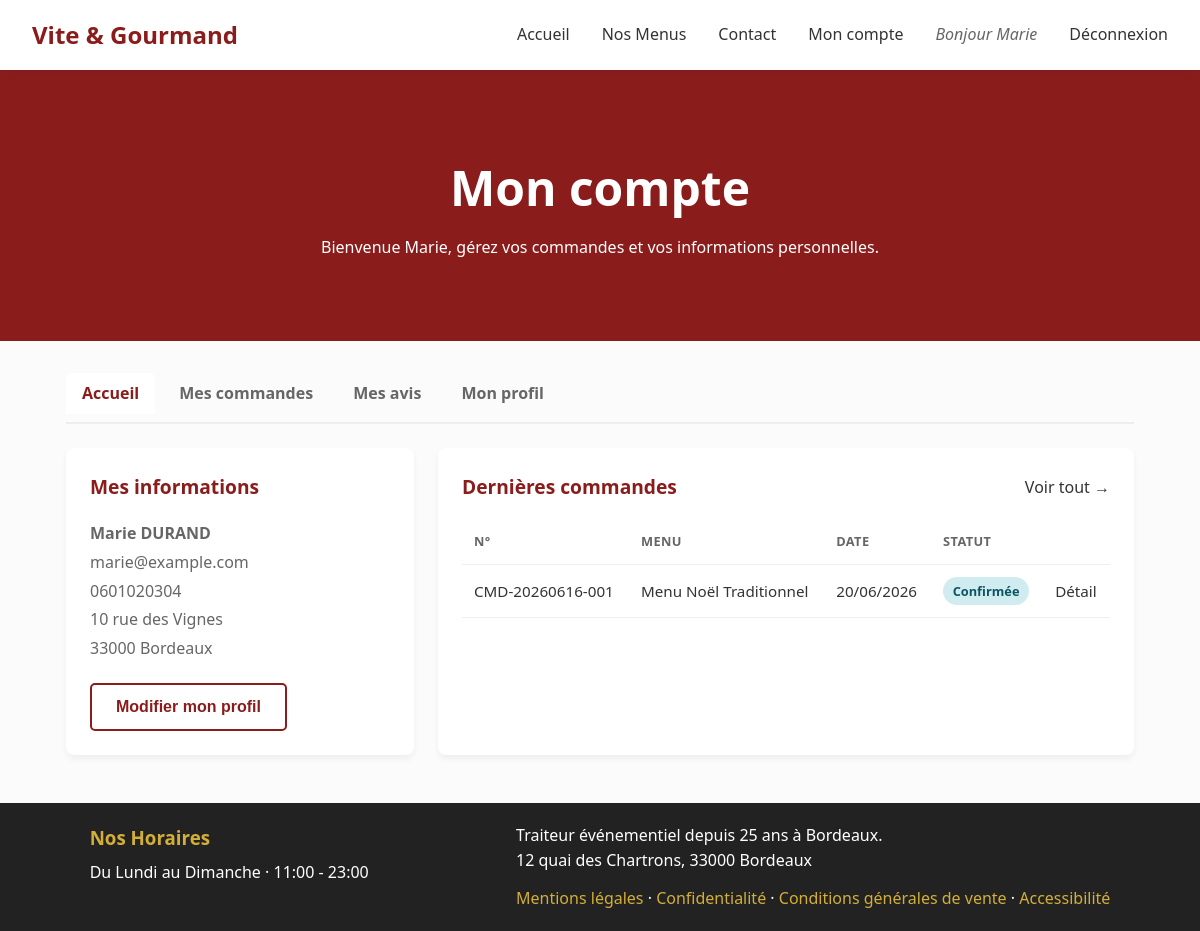
/public/mon-compte (signed in), run on the app's committed database.
### tables this page shows
CREATE TABLE `utilisateur` (
  `utilisateur_id` INT NOT NULL AUTO_INCREMENT,
  `email` VARCHAR(100) NULL,
  `password` VARCHAR(255) NULL,
  `prenom` VARCHAR(50) NULL,
  `nom` VARCHAR(50) NULL,
  `telephone` VARCHAR(50) NULL,
  `adresse_postale` VARCHAR(255) NULL,
  `code_postal` VARCHAR(10) NULL,
  `ville` VARCHAR(50) NULL,
  `actif` TINYINT(1) NOT NULL DEFAULT 1,
  `email_verifie` TINYINT(1) NOT NULL DEFAULT 0,
  `email_token` VARCHAR(64) NULL,
  `email_token_expire` DATETIME NULL,
  `reset_token` VARCHAR(64) NULL,
  `reset_expire` DATETIME NULL,
  PRIMARY KEY (`utilisateur_id`),
  UNIQUE INDEX `idx_email_unique` (`email`)
);

CREATE TABLE `Commande` (
  `numero_commande` VARCHAR(50) NOT NULL,
  `date_commande` DATE NULL,
  `date_prestation` DATE NULL,
  `heure_livraison` VARCHAR(50) NULL,
  `adresse_livraison` VARCHAR(255) NULL,
  `ville_livraison` VARCHAR(100) NULL,
  `distance_km` DOUBLE NULL DEFAULT 0,
  `prix_menu` DOUBLE NULL,
  `nombre_personne` INT NULL,
  `prix_livraison` DOUBLE NULL,
  `statut` VARCHAR(50) NULL,
  `pret_materiel` TINYINT NULL,
  `restitution_materiel` TINYINT NULL,
  `motif_annulation` VARCHAR(500) NULL,
  `mode_contact_annulation` VARCHAR(50) NULL,
  `utilisateur_id` INT NOT NULL,
  PRIMARY KEY (`numero_commande`),
  INDEX `fk_Commande_utilisateur_idx` (`utilisateur_id`),
  CONSTRAINT `fk_Commande_utilisateur`
    FOREIGN KEY (`utilisateur_id`) REFERENCES `utilisateur` (`utilisateur_id`)
);

CREATE TABLE `menu` (
  `menu_id` INT NOT NULL AUTO_INCREMENT,
  `titre` VARCHAR(100) NULL,
  `nombre_personne_minimun` INT NULL,
  `prix_par_personne` DOUBLE NULL,
  `regime` VARCHAR(50) NULL,
  `description` TEXT NULL,
  `quantite_restante` INT NULL,
  `visible` TINYINT(1) NOT NULL DEFAULT 1,
  `theme_id` INT NOT NULL,
  `regime_id` INT NOT NULL,
  PRIMARY KEY (`menu_id`),
  INDEX `fk_menu_theme1_idx` (`theme_id`),
  INDEX `fk_menu_regime1_idx` (`regime_id`),
  CONSTRAINT `fk_menu_theme1`
    FOREIGN KEY (`theme_id`) REFERENCES `theme` (`theme_id`),
  CONSTRAINT `fk_menu_regime1`
    FOREIGN KEY (`regime_id`) REFERENCES `regime` (`regime_id`)
);

### src/Controllers/CompteController.php (called while the page is built, shortened)
<?php
require_once __DIR__ . '/../Models/CommandeModel.php';
require_once __DIR__ . '/../Models/UtilisateurModel.php';
class CompteController {
    private CommandeModel $commandeModel;
    private UtilisateurModel $utilisateurModel;
    public function __construct() {
        $this->commandeModel   = new CommandeModel();
        $this->utilisateurModel       = new UtilisateurModel();
    }
    public function index() {
        $utilisateur = $this->utilisateurModel->findById($this->userId());
        $commandes   = array_slice($this->commandeModel->getByUtilisateur($this->userId()), 0, 3);
        $commandeModel = $this->commandeModel;
        require __DIR__ . '/../Views/compte/index.php';
    }
    private function userId(): int {
        return (int) $_SESSION['utilisateur']['id'];
    }
}

### public/index.php (called while the page is built, shortened)
<?php
require_once __DIR__ . '/../src/Services/ViewHelper.php';
$router = new Router();
$url = trim($_GET['url'] ?? '', '/');
$router->dispatch($url);

### config/database.php (called while the page is built, shortened)
<?php
$config = [
    'host'     => getenv('DB_HOST') ?: 'localhost',
    'db_name'  => getenv('DB_NAME') ?: 'vite_gourmand',
    'username' => getenv('DB_USER') ?: 'root',
    'password' => getenv('DB_PASSWORD') !== false ? (string) getenv('DB_PASSWORD') : '',
];
$local = __DIR__ . '/database.local.php';
return $config;

### src/Services/SqlDatabase.php (called while the page is built, shortened)
<?php
class SqlDatabase {
    private string $host;
    private string $db_name;
    private string $username;
    private string $password;
    public function __construct() {
        $config = require __DIR__ . '/../../config/database.php';
        $this->host     = $config['host'];
        $this->db_name  = $config['db_name'];
        $this->username = $config['username'];
        $this->password = $config['password'];
    }
    public function getConnection(): ?PDO {
        $this->conn = null;
        try {
            $this->conn = new PDO(
                'mysql:host=' . $this->host . ';dbname=' . $this->db_name . ';charset=utf8mb4',
                $this->username,
                $this->password
            );
            $this->conn->setAttribute(PDO::ATTR_ERRMODE, PDO::ERRMODE_EXCEPTION);
            $this->conn->setAttribute(PDO::ATTR_DEFAULT_FETCH_MODE, PDO::FETCH_ASSOC);
        }
        catch (PDOException $exception) {
            echo 'Erreur de connexion à la base de données : ' . $exception->getMessage();
        }
        return $this->conn;
    }
}

### src/Repositories/UtilisateurRepository.php (called while the page is built, shortened)
<?php
require_once __DIR__ . '/../Services/SqlDatabase.php';
class UtilisateurRepository {
    private $conn;
    public function __construct() {
        $database = new SqlDatabase();
        $this->conn = $database->getConnection();
    }
    public function findById(int $id): ?array {
        $query = "SELECT * FROM utilisateur WHERE utilisateur_id = :id";
        $stmt = $this->conn->prepare($query);
        $stmt->execute([':id' => $id]);
        return $stmt->fetch() ?: null;
    }
}

### src/Models/UtilisateurModel.php (called while the page is built, shortened)
<?php
require_once __DIR__ . '/../Repositories/UtilisateurRepository.php';
class UtilisateurModel {
    private UtilisateurRepository $repository;
    public function __construct() {
        $this->repository = new UtilisateurRepository();
    }
    public function findById(int $id): ?array {
        return $this->repository->findById($id);
    }
}

### src/Repositories/CommandeRepository.php (called while the page is built, shortened)
<?php
require_once __DIR__ . '/../Services/SqlDatabase.php';
class CommandeRepository {
    private $conn;
    private array $config;
    public function __construct() {
        $database = new SqlDatabase();
        $this->conn = $database->getConnection();
        $this->config = require __DIR__ . '/../../config/commandeconfig.php';
    }
    public function getByUtilisateur(int $utilisateurId): array {
        $query = "
            SELECT c.*, m.titre AS menu_titre, m.menu_id
            FROM Commande c
            JOIN commande_menu cm ON c.numero_commande = cm.numero_commande
            JOIN menu m ON cm.menu_id = m.menu_id
            WHERE c.utilisateur_id = :id
            ORDER BY c.date_commande DESC, c.numero_commande DESC
        ";
        $stmt = $this->conn->prepare($query);
        $stmt->execute([':id' => $utilisateurId]);
        return $stmt->fetchAll() ?: [];
    }
    public function libelleStatut(string $statut): string {
        $key = $this->normaliserStatut($statut);
        return $this->config['libelles_statut'][$key] ?? ucfirst(str_replace('_', ' ', $key));
    }
    public function cleStatut(string $statut): string {
        return $this->normaliserStatut($statut);
    }
    private function normaliserStatut(string $statut): string {
        $statut = mb_strtolower(trim($statut));
        $statut = str_replace([' ', 'é', 'è', 'ê'], ['_', 'e', 'e', 'e'], $statut);
        return $statut;
    }
}

### config/commandeconfig.php (called while the page is built)
<?php
return [
    'livraison_base'          => 5.00,
    'livraison_par_km'        => 0.59,
    'ville_livraison_forfait' => 'bordeaux',
    'bordeaux_lat'            => 44.8378,
    'bordeaux_lon'            => -0.5792,
    'reduction_seuil_personnes'=> 5,
    'reduction_pourcent'      => 10,
    'materiel_delai_jours_ouvres'      => 10,
    'materiel_frais_non_restitution'   => 600,
    'modes_contact_annulation' => [
        'email'     => 'E-mail',
        'telephone' => 'Téléphone',
        'courrier'  => 'Courrier',
        'sur_place' => 'Sur place',
    ],
    'statut_initial'          => 'en_attente',
    'statuts_modifiables'     => ['en_attente'],
    'statuts_annulables'      => ['en_attente'],
    'workflow_employe' => [
        'en_attente'       => ['acceptee', 'annulee'],
        'confirmee'        => ['en_preparation', 'annulee'],
        'acceptee'         => ['en_preparation'],
        'en_preparation'   => ['en_livraison'],
        'en_livraison'     => ['livree'],
        'livree'           => ['attente_materiel', 'terminee'],
        'attente_materiel' => ['terminee'],
        'terminee'         => [],
        'annulee'          => [],
    ],
    'libelles_statut' => [
        'en_attente'        => 'En attente de validation',
        'acceptee'          => 'Acceptée',
        'en_preparation'    => 'En préparation',
        'en_livraison'      => 'En cours de livraison',
        'livree'            => 'Livrée',
        'attente_materiel'  => 'En attente du retour de matériel',
        'terminee'          => 'Terminée',
        'annulee'           => 'Annulée',
        'confirmee'         => 'Confirmée',
    ],
];

### src/Models/CommandeModel.php (called while the page is built, shortened)
<?php
require_once __DIR__ . '/../Repositories/CommandeRepository.php';
class CommandeModel {
    private CommandeRepository $repository;
    public function __construct() {
        $this->repository = new CommandeRepository();
    }
    public function getByUtilisateur(int $utilisateurId): array {
        return $this->repository->getByUtilisateur($utilisateurId);
    }
    public function libelleStatut(string $statut): string {
        return $this->repository->libelleStatut($statut);
    }
    public function cleStatut(string $statut): string {
        return $this->repository->cleStatut($statut);
    }
}

### src/Views/compte/index.php (the view, shortened to what this page needs)
<?php
$cm = $commandeModel;
?>
<section class="compte-hero">
    <h1>Mon compte</h1>
    <p>Bienvenue <?= htmlspecialchars($utilisateur['prenom']) ?>, gérez vos commandes et vos informations personnelles.</p>
</section>
<section class="compte-page">
    <?php require __DIR__ . '/cpte__nav.php'; ?>
    <div class="compte-grid">
        <div class="compte-card">
            <h2>Mes informations</h2>
            <ul class="compte-infos">
                <li><strong><?= htmlspecialchars(ViewHelper::formatNomComplet($utilisateur['prenom'] ?? '', $utilisateur['nom'] ?? '')) ?></strong></li>
                <li><?= htmlspecialchars($utilisateur['email']) ?></li>
                <li><?= htmlspecialchars($utilisateur['telephone'] ?? '') ?></li>
                <li><?= htmlspecialchars($utilisateur['adresse_postale'] ?? '') ?></li>
                <?php
                $cpVille = trim(($utilisateur['code_postal'] ?? '') . ' ' . ($utilisateur['ville'] ?? ''));
                if ($cpVille !== ''):
                ?>
                    <li><?= htmlspecialchars($cpVille) ?></li>
                <?php endif; ?>
            </ul>
            <?= ViewHelper::btnNav(BASE_URL . '/mon-compte/profil', 'Modifier mon profil', 'btn btn-outline') ?>
        </div>
        <div class="compte-card compte-card-wide">
            <div class="compte-card-head">
                <h2>Dernières commandes</h2>
                <a href="<?= BASE_URL ?>/mon-compte/commandes">Voir tout →</a>
            </div>
            <?php if (empty($commandes)): ?>
                <p class="compte-empty">Vous n'avez pas encore passé de commande.</p>
                <?= ViewHelper::btnNav(BASE_URL . '/menus', 'Découvrir nos menus') ?>
            <?php else: ?>
                <div class="commandes-table-wrap">
                    <table class="commandes-table">
                    <thead>
                        <tr>
                            <th scope="col">N°</th>
                            <th scope="col">Menu</th>
                            <th scope="col">Date</th>
                            <th scope="col">Statut</th>
                            <th scope="col"><span class="sr-only">Actions</span></th>
                        </tr>
                    </thead>
                        <tbody>
                            <?php foreach ($commandes as $cmd): ?>
                                <tr>
                                    <td><?= htmlspecialchars($cmd['numero_commande']) ?></td>
                                    <td><?= htmlspecialchars($cmd['menu_titre']) ?></td>
                                    <td><?= htmlspecialchars(date('d/m/Y', strtotime($cmd['date_prestation']))) ?></td>
                                    <td><span class="statut-badge statut-<?= htmlspecialchars($cm->cleStatut($cmd['statut'])) ?>"><?= htmlspecialchars($cm->libelleStatut($cmd['statut'])) ?></span></td>
                                    <td><a href="<?= BASE_URL ?>/mon-compte/commande/<?= urlencode($cmd['numero_commande']) ?>">Détail</a></td>
                                </tr>
                            <?php endforeach; ?>
                        </tbody>
                    </table>
                </div>
            <?php endif; ?>
        </div>
    </div>
</section>
<?php
require __DIR__ . '/../layout.php';

### public/css/style.css (style rules this page uses)
:root { --primary: #8b1c1c; --primary-light: #b32424; --secondary: #d4af37; --bg-light: #fbfbfb; --text-main: #333333; --text-muted: #666666; accent-color: var(--primary); }
* { box-sizing: border-box; margin: 0; padding: 0; }
body { font-family: 'Segoe UI', Tahoma, Geneva, Verdana, sans-serif; color: var(--text-main); background-color: var(--bg-light); line-height: 1.6; display: flex; flex-direction: column; min-height: 100vh; }
a { text-decoration: none; color: inherit; }
ul { list-style: none; }
.compte-hero { background-color: var(--primary); color: #fff; text-align: center; padding: 3rem 1.5rem; }
.compte-hero h1 { font-size: 2rem; margin-bottom: 0.5rem; }
.compte-page { max-width: 1100px; margin: 0 auto; padding: 2rem 1rem 3rem; }
.compte-grid { display: grid; grid-template-columns: 1fr; gap: 1.5rem; }
.compte-card { background: #fff; padding: 1.5rem; border-radius: 8px; box-shadow: 0 4px 6px rgba(0,0,0,0.05); }
.compte-card-wide { grid-column: 1 / -1; }
.compte-card-head { display: flex; justify-content: space-between; align-items: center; margin-bottom: 1rem; }
.compte-card h2 { color: var(--primary); font-size: 1.2rem; margin-bottom: 1rem; }
.compte-card-head h2 { margin-bottom: 0; }
.compte-infos { list-style: none; margin-bottom: 1.25rem; color: var(--text-muted); line-height: 1.8; }
.commandes-table-wrap { overflow-x: auto; }
.commandes-table { width: 100%; border-collapse: collapse; font-size: 0.95rem; }
.commandes-table th, .commandes-table td { padding: 0.75rem; text-align: left; border-bottom: 1px solid #eee; }
.commandes-table th { color: var(--text-muted); font-size: 0.8rem; text-transform: uppercase; letter-spacing: 0.03em; }
.statut-badge { display: inline-block; padding: 0.25rem 0.6rem; border-radius: 20px; font-size: 0.8rem; font-weight: 600; background: #eee; color: var(--text-main); }
.statut-acceptee, .statut-confirmee { background: #d1ecf1; color: #0c5460; }
@media (min-width: 768px) { .compte-grid { grid-template-columns: 1fr 2fr; } }
@media (min-width: 768px) { .compte-card-wide { grid-column: auto; } }
@media (min-width: 768px) { .compte-hero, .commande-hero { padding: 5rem 2rem; } }
@media (min-width: 768px) { .compte-hero h1, .commande-hero h1 { font-size: 3rem; } }

### data on the page
utilisateur: prenom "Marie", prenom+nom "Marie DURAND", email "marie@example.com", telephone "0601020304", adresse_postale "10 rue des Vignes", cpVille "33000 Bordeaux"
commande: numero_commande "CMD-20260616-001", menu.titre "Menu Noël Traditionnel", date_prestation "20/06/2026", statut "Confirmée"

### other printed values
$_SESSION['utilisateur']['prenom'] "Marie"
$labelEsc "Modifier mon profil"
$ligneHoraire "Du Lundi au Dimanche · 11:00 - 23:00"
